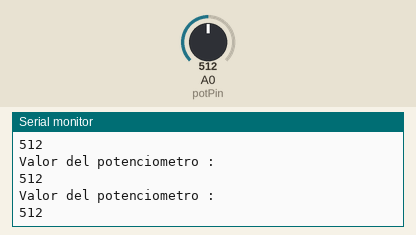
Simulated run of this sketch. Board: Arduino Uno, built with avr-gcc and run on an emulated ATmega328P. Shown: the last lines printed to the serial monitor. The test bench sets the inputs (shaded band); at power-on: A0 (potPin) = 512.

Above: at 1.3 s.
1.4 s: A0 (potPin) set to 716
At 1.82 s:
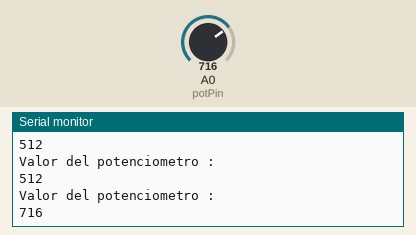
2.9 s: A0 (potPin) set to 900
At 3.32 s:
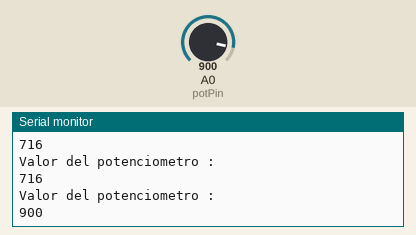
Timing chart, 0 to 5.9 s (numbered marks = the images above; inputs shaded):
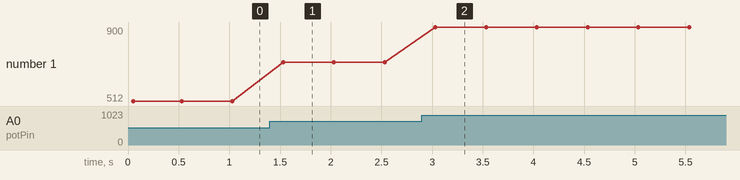

Measured:
- after the input at 1.4 s, the serial monitor: prints a new line after 0.13 s (image 1)
- after the input at 2.9 s, the serial monitor: prints a new line after 0.13 s (image 2)
- plotted number 1: 512 → 716 after the input at 1.4 s, 716 → 900 after the input at 2.9 s

The sketch:

Prueba_Potenciometro.ino
```cpp
int potPin = A0;
int potValue = 0;

void setup() {
  // put your setup code here, to run once:
  Serial.begin(9600);
  Serial.println("Prueba potenciometro");
}

void loop() {
  // put your main code here, to run repeatedly:
  potValue = analogRead(potPin);
  Serial.println("Valor del potenciometro : ");
  Serial.println(potValue);
  delay(500);
}
```
